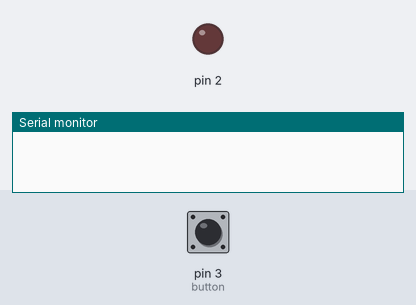
A sketch run on a simulated Arduino Uno, built with avr-gcc and run on an emulated ATmega328P. Shown: output pins drawn as LEDs (lit = HIGH), the last lines printed to the serial monitor. The inputs (shaded band) are chosen by the test bench; at power-on: pin 3 (button) HIGH.

Above: at 1.2 s.
1.3 s: pin 3 (button) pulled LOW for 0.15 s
At 2.6 s:
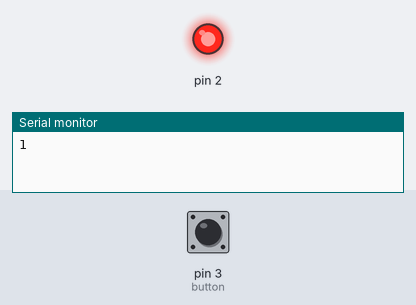
2.9 s: pin 3 (button) pulled LOW for 1 s
At 5.1 s:
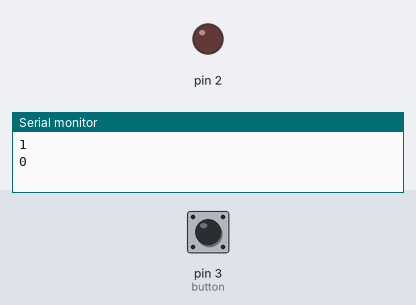
5.4 s: pin 3 (button) pulled LOW for 3.2 s
At 10.0 s:
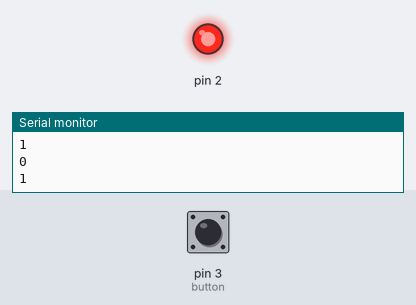
Timing chart, 0 to 11.5 s (numbered marks = the images above; inputs shaded):
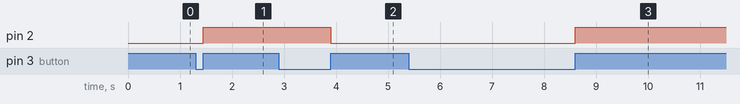

The sketch:

wokwi.ino
```cpp
bool LED_status = HIGH;

void setup() {
  // put your setup code here, to run once:
  pinMode(2, OUTPUT);
  pinMode(3, INPUT_PULLUP);
  Serial.begin(9600);
}

void loop() {
  // put your main code here, to run repeatedly:
  if (digitalRead(3) == LOW){
    delay(50);
    while (digitalRead(3) == LOW){
      delay(10);
    }
    digitalWrite(2, LED_status);
    Serial.println(LED_status);
    LED_status = !LED_status;
  }
}
```

Measured:
- after the input at 1.3 s, pin 2: LOW → HIGH after 0.15 s
- after the input at 2.9 s, pin 2: HIGH → LOW after 1.0 s
- after the input at 5.4 s, pin 2: LOW → HIGH after 3.2 s
